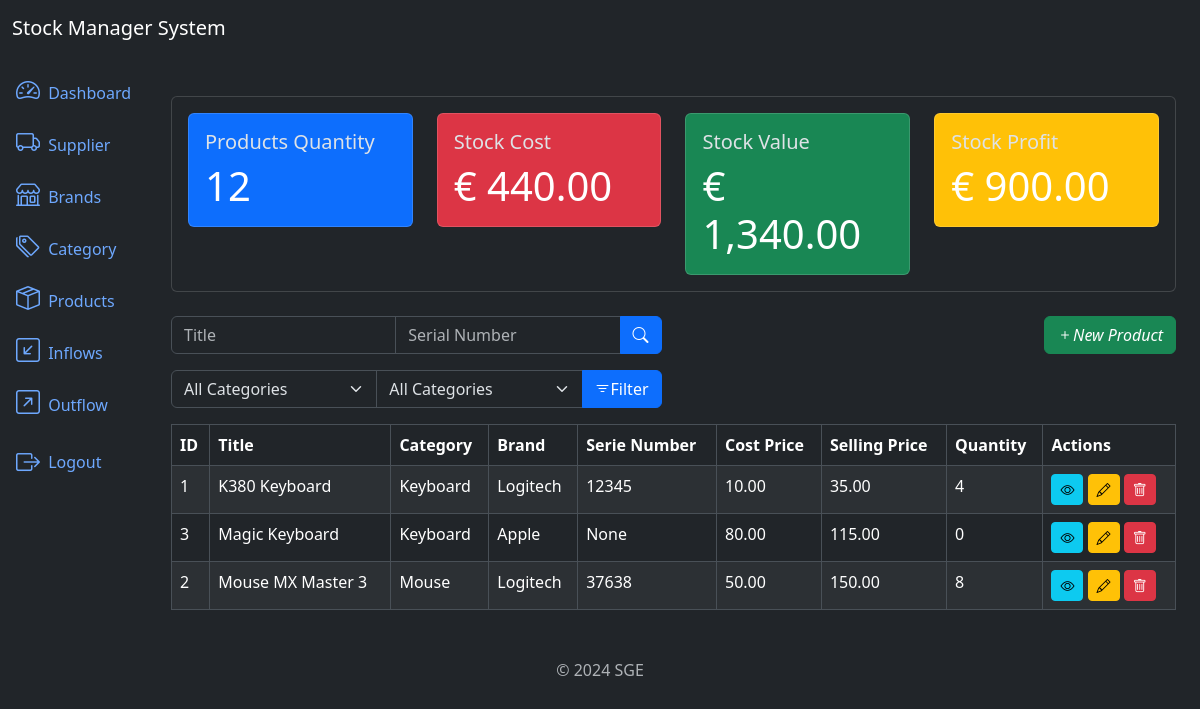
Screenshot of /products/list/ (signed in) with the database file from the repository.
### products/models.py (models this page shows, shortened)
class Product(models.Model):
	title = models.CharField(max_length=500)
	category = models.ForeignKey(Category, on_delete=models.PROTECT, related_name='products')
	brand = models.ForeignKey(Brand, on_delete=models.PROTECT, related_name='products')
	description = models.TextField(null=True, blank=True)
	serie_number = models.CharField(max_length=200, null=True, blank=True)
	cost_price = models.DecimalField(max_digits=20, decimal_places=2)
	selling_price = models.DecimalField(max_digits=20, decimal_places=2)
	quantity = models.IntegerField(default=0)
	created_at = models.DateTimeField(auto_now_add=True)
	updated_at = models.DateTimeField(auto_now=True)
	class Meta:
		ordering = ['title']

### categories/models.py (models this page shows)
class Category(models.Model):
	name = models.CharField(max_length=500)
	description = models.TextField(null=True, blank=True)
	created_at = models.DateTimeField(auto_now_add=True)
	updated_at = models.DateTimeField(auto_now=True)
	class Meta:
		ordering = ['name']
	def __str__(self):
		return self.name

### brands/models.py (models this page shows)
class Brand(models.Model):
	name = models.CharField(max_length=500)
	description = models.TextField(null=True, blank=True)
	created_at = models.DateTimeField(auto_now_add=True)
	updated_at = models.DateTimeField(auto_now=True)
	class Meta:
		ordering = ['name']
	def __str__(self):
		return self.name

### products/views.py (the view)
# urls.py: path('products/list/', views.ProductListView.as_view(), name='product_list'),
class ProductListView(LoginRequiredMixin, PermissionRequiredMixin, ListView):
	model = models.Product
	template_name = 'product_list.html'
	context_object_name = 'products'
	paginate_by = 10
	permission_required = 'products.view_product'
	def get_queryset(self):
		queryset = super().get_queryset()
		title = self.request.GET.get('title')
		serie_number = self.request.GET.get('serie_number')
		category = self.request.GET.get('category')
		brand = self.request.GET.get('brand')
		if title:
			queryset = queryset.filter(title__icontains=title)
		if serie_number:
			queryset = queryset.filter(serie_number__icontains=serie_number)
		if category:
			queryset = queryset.filter(category__id=category)
		if brand:
			queryset = queryset.filter(brand__id=brand)
		return queryset
	def get_context_data(self, **kwargs):
		context = super().get_context_data(**kwargs)
		context['product_metrics'] = metrics.get_product_metrics()
		context['categories'] = models.Category.objects.all()  # mostrar as outras tabelas na view.
		context['brands'] = models.Brand.objects.all()
		return context

### sge/metrics.py (called while the page is built)
def get_product_metrics():
    products = Product.objects.all()
    total_cost_price = sum(product.cost_price * product.quantity for product in products)
    total_selling_price = sum(product.selling_price * product.quantity for product in products)
    total_quantity = sum(product.quantity for product in products)  # Sum all the quantities of the products
    total_profit = total_selling_price - total_cost_price  # Calculate the total profit
    return dict(
        total_cost_price=number_format(total_cost_price, decimal_pos=2, force_grouping=True),
        total_selling_price=number_format(total_selling_price, decimal_pos=2, force_grouping=True),
        total_quantity=total_quantity,
        total_profit=number_format(total_profit, decimal_pos=2, force_grouping=True),
    )

### products/templates/product_list.html (shortened to what this page needs)
{% extends 'base.html' %}
{% block content %}
    {% include 'components/_product_metrics.html' %}
    <div class="row mb-3">
        <div class="col-md-6">
            <form method="get" action="{% url 'product_list' %}">
                <div class="input-group">
                    <input type="text" class="form-control" name="title" placeholder="Title"
                           value="{{ request.GET.title }}">
                    <input type="text" class="form-control" name="serie_number" placeholder="Serial Number"
                           value="{{ request.GET.serie_number }}">
                    <button type="submit" class="btn btn-primary"><i class="bi bi-search"></i></button>
                </div>
            </form>
        </div>
        {% if perms.products.add_product %}
            <div class="col mb-6">
                <a href="{% url 'product_create' %}" class="btn btn-success float-end">
                    <i class="bi bi-plus">New Product</i>
                </a>
            </div>
        {% endif %}
    </div>
    <div class="row mb-3">
        <div class="col-md-6">
            <form method="get" action="{% url 'product_list' %}">
                <div class="input-group">
                    <select class="form-select" name="category">
                        <option value="" {% if not request.GET.category %} selected {% endif %}>
                            All Categories
                        </option>
                    </select>
                    <select class="form-select" name="brand">
                        <option value="" {% if not request.GET.brand %} selected {% endif %}>
                            All Categories
                        </option>
                    </select>
                    <button type="submit" class="btn btn-primary">
                        <i class="bi bi-filter"></i>Filter
                    </button>
                </div>
            </form>
        </div>
    </div>
    <div class="table-responsive">
        <table class="table table-striped table-bordered">
            <thead class="thead-dark">
            <tr>
                <th>ID</th>
                <th>Title</th>
                <th>Category</th>
                <th>Brand</th>
                <th>Serie Number</th>
                <th>Cost Price</th>
                <th>Selling Price</th>
                <th>Quantity</th>
                <th>Actions</th>
            </tr>
            </thead>
            <tbody>
            {% for product in products %}
                <tr>
                    <td>{{ product.id }}</td>
                    <td>{{ product.title }}</td>
                    <td>{{ product.category }}</td>
                    <td>{{ product.brand }}</td>
                    <td>{{ product.serie_number }}</td>
                    <td>{{ product.cost_price }}</td>
                    <td>{{ product.selling_price }}</td>
                    <td>{{ product.quantity }}</td>
                    <td>
                        <a href="{% url 'product_detail' product.id %}" class="btn btn-info btn-sm"><i
                                class="bi bi-eye"></i></a>
                        <a href="{% url 'product_update' product.id %}" class="btn btn-warning btn-sm"><i
                                class="bi bi-pencil"></i></a>
                        <a href="{% url 'product_delete' product.id %}" class="btn btn-danger btn-sm"><i
                                class="bi bi-trash"></i></a>
                    </td>
                </tr>
            {% endfor %}
            </tbody>
        </table>
    </div>
{% endblock %}

### rows the page displays
Product: id "1", title "K380 Keyboard", category "Keyboard", brand "Logitech", serie_number "12345", cost_price "10.00", selling_price "35.00", quantity "4"
Product: id "3", title "Magic Keyboard", category "Keyboard", brand "Apple", serie_number "None", cost_price "80.00", selling_price "115.00", quantity "0"
Product: id "2", title "Mouse MX Master 3", category "Mouse", brand "Logitech", serie_number "37638", cost_price "50.00", selling_price "150.00", quantity "8"

### other values shown
{{ product_metrics.total_quantity }} "12"
{{ product_metrics.total_cost_price }} "440.00"
{{ product_metrics.total_selling_price }} "1,340.00"
{{ product_metrics.total_profit }} "900.00"
